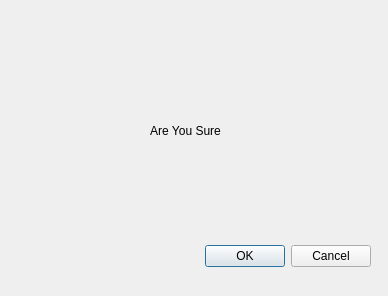
<?xml version="1.0" encoding="UTF-8"?>
<ui version="4.0">
 <class>Message</class>
 <widget class="QDialog" name="Message">
  <property name="geometry">
   <rect>
    <x>0</x>
    <y>0</y>
    <width>388</width>
    <height>296</height>
   </rect>
  </property>
  <property name="windowTitle">
   <string>Dialog</string>
  </property>
  <widget class="QDialogButtonBox" name="buttonBox">
   <property name="geometry">
    <rect>
     <x>30</x>
     <y>240</y>
     <width>341</width>
     <height>32</height>
    </rect>
   </property>
   <property name="orientation">
    <enum>Qt::Horizontal</enum>
   </property>
   <property name="standardButtons">
    <set>QDialogButtonBox::Cancel|QDialogButtonBox::Ok</set>
   </property>
  </widget>
  <widget class="QLabel" name="label">
   <property name="geometry">
    <rect>
     <x>90</x>
     <y>110</y>
     <width>191</width>
     <height>41</height>
    </rect>
   </property>
   <property name="text">
    <string>Are You Sure</string>
   </property>
   <property name="alignment">
    <set>Qt::AlignCenter</set>
   </property>
  </widget>
 </widget>
 <resources/>
 <connections>
  <connection>
   <sender>buttonBox</sender>
   <signal>accepted()</signal>
   <receiver>Message</receiver>
   <slot>accept()</slot>
   <hints>
    <hint type="sourcelabel">
     <x>248</x>
     <y>254</y>
    </hint>
    <hint type="destinationlabel">
     <x>157</x>
     <y>274</y>
    </hint>
   </hints>
  </connection>
  <connection>
   <sender>buttonBox</sender>
   <signal>rejected()</signal>
   <receiver>Message</receiver>
   <slot>reject()</slot>
   <hints>
    <hint type="sourcelabel">
     <x>316</x>
     <y>260</y>
    </hint>
    <hint type="destinationlabel">
     <x>286</x>
     <y>274</y>
    </hint>
   </hints>
  </connection>
 </connections>
</ui>
